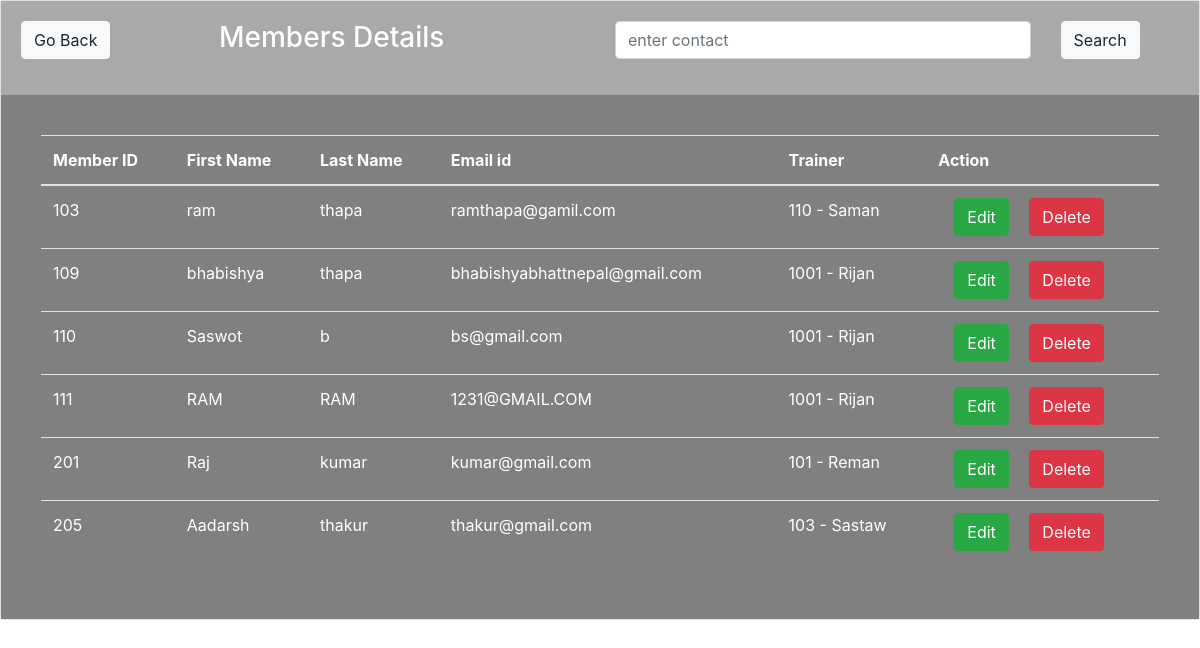
The page /member_details.php on the database its author committed.
### tables this page shows
CREATE TABLE IF NOT EXISTS `gymapp` (
    `fname` varchar(40) NOT NULL,
    `lname` varchar(40) NOT NULL,
    `email` varchar(40) NOT NULL,
    `contact` int NOT NULL,
    `trainer_id` int NOT NULL,
    `logintb_id` int NULL,
    PRIMARY KEY (`contact`),
    FOREIGN KEY (`trainer_id`) REFERENCES `trainer` (`Trainer_id`),
    FOREIGN KEY (`logintb_id`) REFERENCES `logintb` (`logintb_id`)
);

CREATE TABLE IF NOT EXISTS `trainer` (
    `Trainer_id` int NOT NULL,
    `Name` varchar(40) NOT NULL,
    `phone` int NOT NULL,
    PRIMARY KEY (`Trainer_id`)
);

### func.php (the view, shortened to what this page needs)
<?php
$con = mysqli_connect("localhost", "root", "", "gymwebsite");
function get_member_details()
{
    global $con;
    $query = "select * from gymapp";
    $result = mysqli_query($con, $query);
    while ($row = mysqli_fetch_array($result)) {
        $contact = $row['contact'];
        $fname = $row['fname'];
        $lname = $row['lname'];
        $email = $row['email'];
        $trainer_id = $row['trainer_id'];
        $query_trainer = "SELECT Name FROM trainer WHERE Trainer_id = '$trainer_id'";
        $result_trainer = mysqli_query($con, $query_trainer);
        $row_trainer = mysqli_fetch_assoc($result_trainer);
        $trainer_name = $row_trainer['Name'];
        $trainer_name_id = $trainer_id . " - " . $trainer_name;
        echo "<tr>
        <td>$contact</td>
        <td>$fname</td>
        <td>$lname</td>
        <td>$email</td>
        <td>$trainer_name_id</td>
        <td>
            <a class='btn btn-success mx-3 editbtn' style='text-decoration:none; color:white;'>Edit</a>
            <a href='memberdelete.php?email=$email'  class='btn btn-danger' style='text-decoration:none; color:white;'>Delete</a>
          </td>
        </tr>";
    }
}

### rows shown on the page
gymapp: contact "103", fname "ram", lname "thapa", email "ramthapa@gamil.com", trainer.Name "110 - Saman"
gymapp: contact "109", fname "bhabishya", lname "thapa", email "bhabishyabhattnepal@gmail.com", trainer.Name "1001 - Rijan"
gymapp: contact "110", fname "Saswot", lname "b", email "bs@gmail.com", trainer.Name "1001 - Rijan"
gymapp: contact "111", fname "RAM", lname "RAM", email "1231@GMAIL.COM", trainer.Name "1001 - Rijan"
gymapp: contact "201", fname "Raj", lname "kumar", email "kumar@gmail.com", trainer.Name "101 - Reman"
gymapp: contact "205", fname "Aadarsh", lname "thakur", email "thakur@gmail.com", trainer.Name "103 - Sastaw"
